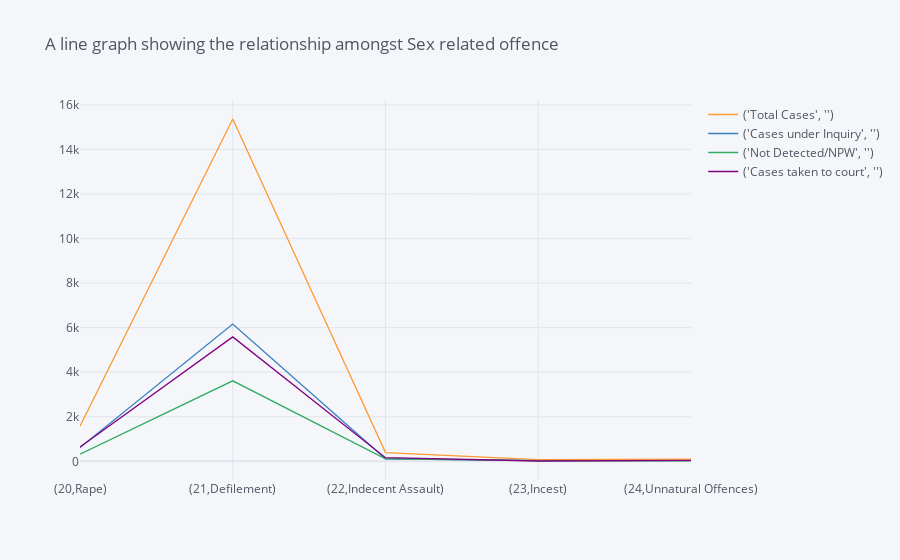

Notebook cell for this chart:
### Code cell
#Accused charged in child related offences on a line graph
reported.iplot(kind='line',title='A line graph showing the relationship amongst Sex related offence')

### Figure 1 — Plotly figure (JSON) as saved in the notebook; plotly's stock layout.template omitted (floating-point values rounded to 4 significant figures)
{"data": [{"line": {"color": "rgba(255, 153, 51, 1.0)", "dash": "solid", "shape": "linear", "width": 1.3}, "mode": "lines", "name": "('Total Cases', '')", "text": "", "type": "scatter", "x": ["(20,Rape)", "(21,Defilement)", "(22,Indecent Assault)", "(23,Incest)", "(24,Unnatural Offences)"], "y": [1580, 15366, 396, 79, 100]}, {"line": {"color": "rgba(55, 128, 191, 1.0)", "dash": "solid", "shape": "linear", "width": 1.3}, "mode": "lines", "name": "('Cases under Inquiry', '')", "text": "", "type": "scatter", "x": ["(20,Rape)", "(21,Defilement)", "(22,Indecent Assault)", "(23,Incest)", "(24,Unnatural Offences)"], "y": [618, 6166, 118, 29, 30]}, {"line": {"color": "rgba(50, 171, 96, 1.0)", "dash": "solid", "shape": "linear", "width": 1.3}, "mode": "lines", "name": "('Not Detected/NPW', '')", "text": "", "type": "scatter", "x": ["(20,Rape)", "(21,Defilement)", "(22,Indecent Assault)", "(23,Incest)", "(24,Unnatural Offences)"], "y": [318, 3615, 114, 34, 25]}, {"line": {"color": "rgba(128, 0, 128, 1.0)", "dash": "solid", "shape": "linear", "width": 1.3}, "mode": "lines", "name": "('Cases taken to court', '')", "text": "", "type": "scatter", "x": ["(20,Rape)", "(21,Defilement)", "(22,Indecent Assault)", "(23,Incest)", "(24,Unnatural Offences)"], "y": [644, 5585, 164, 16, 45]}], "layout": {"legend": {"bgcolor": "#F5F6F9", "font": {"color": "#4D5663"}}, "paper_bgcolor": "#F5F6F9", "plot_bgcolor": "#F5F6F9", "title": {"font": {"color": "#4D5663"}, "text": "A line graph showing the relationship amongst Sex related offence"}, "xaxis": {"gridcolor": "#E1E5ED", "showgrid": true, "tickfont": {"color": "#4D5663"}, "title": {"font": {"color": "#4D5663"}, "text": ""}, "zerolinecolor": "#E1E5ED"}, "yaxis": {"gridcolor": "#E1E5ED", "showgrid": true, "tickfont": {"color": "#4D5663"}, "title": {"font": {"color": "#4D5663"}, "text": ""}, "zerolinecolor": "#E1E5ED"}}}
